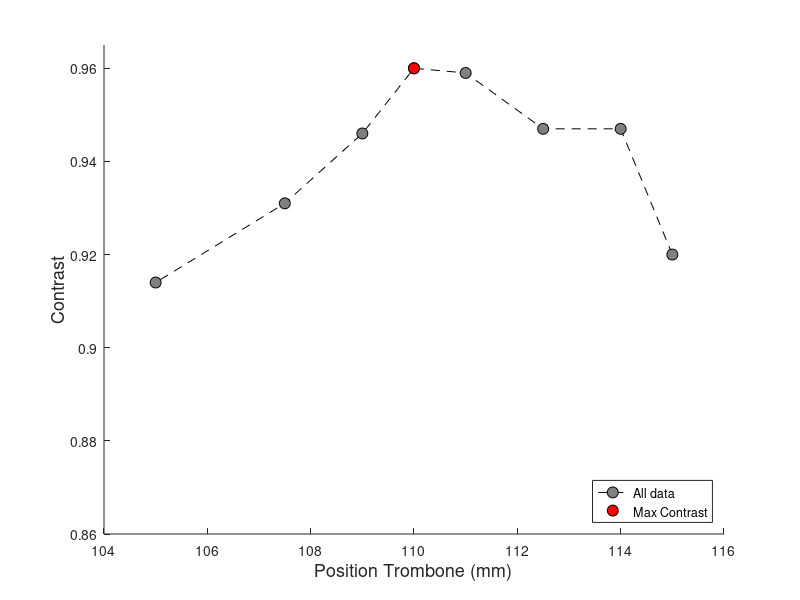

The MATLAB source for this figure: (Note: this script raises an error after producing the figure.)
% ContrastOverTrombonePositionData
%
% This is the measurement of contrast over the Tromobone position by
% controlling it by its own software. 

% History:
%    03/25/22  dhb, smo     - Measured the data and plotted the graph.
%    07/19/22  dhb, smo     - Added data using different lense diopters.
%    07/29/22  smo, rsh     - Added data using different lenese within the
%                             range of -6 to +2.

%% Measurement data.
%
% Position is in mm unit in the Trombone controlling software, and the
% contrast was measured based on the real-time camera image.
%
% Note that we are planning to calibrate for the lens diopeters from -6.0
% to +2.0 for SACC project.
whichData = 11;

switch whichData
    case 0
        lensDiopters = 0;
        positionTrombone = [2.799 2.299 1.772 1.522 1.272 1.022 0.772 0.522 0.272 0.022 -0.530 -1.449 -2.193 -2.665 ];
        contrast         = [0.931 0.946 0.954 0.954 0.954 0.954 0.955 0.954 0.954 0.954  0.954  0.954  0.947  0.939 ];
    % Following data no. 1 to 6 were collected using different lens
    % diopeters on the date of 07/19/22.
    case 1
        lensDiopters = -3;
        positionTrombone = [-15.17 -14.64 -14.06 -13.54 -12.99 -12.52 -12.05 -11.52 -11.01 -10.54 -9.99 -9.48];
        contrast         = [ 0.888  0.871  0.901  0.929  0.938  0.947  0.948  0.948  0.948  0.949 0.931 0.923];
    case 2
        lensDiopters = -4.5;
        positionTrombone = [-19.66 -19.54 -19.04 -18.04 -17.50];
        contrast         = [ 0.946  0.937  0.947  0.935  0.923];
    case 3
        lensDiopters = +2.0;
        positionTrombone = [-0.47  0.54  1.00  1.50  2.06  2.50  3.04];
        contrast         = [0.920 0.947 0.947 0.963 0.946 0.947 0.939];
    case 4
        lensDiopters = -6.0;
        positionTrombone = [-17.89 -16.80];
        contrast         = [ 0.815  0.718];
    case 5
        lensDiopters = -5.5;
        positionTrombone = [-19.79 -18.82];
        contrast         = [ 0.917  0.824];
    case 6
        lensDiopters = -5.0;
        positionTrombone = [-19.53 -18.55];
        contrast         = [ 0.930  0.911];
        
        %% From here, data was collected on the day of 07/29/22.
        %
        % Note that the position trombone here is the number on the
        % measuring tape that is attached to the Trombone. Therefore, this
        % is different range of unit from the measurements conducted
        % before. The unit for the position is still mm though.
        
    case 11
        lensDiopters = -6.0;
        positionTrombone = [115 114 112.5 111 110 109 107.5 105];
        contrast         = [0.92 0.947 0.947 0.959 0.96 0.946 0.931 0.914];
    case 12
        lensDiopters = -5.0;
        positionTrombone = [124 121.5 120.5 120 119 117.5 115.5 114.5 112.5];
        contrast         = [0.92 0.96 0.96 0.959 0.959 0.958 0.958 0.928 0.898];
    case 13
        lensDiopters = -4.0;
        positionTrombone = [130.5 129.5 127.5 126 125 122.5 121];
        contrast         = [0.909 0.927 0.938 0.939 0.938 0.924 0.883];
    case 14
        lensDiopters = -3.0;
        positionTrombone = [138.5 137 136 135 134 132.5 131 129 128];
        contrast         = [0.91 0.94 0.941 0.949 0.95 0.95 0.9 0.901 0.856];
    case 15
        lensDiopters = -2.0;
        positionTrombone = [146 145 144 143 141 140 139 138 135.5];
        contrast         = [0.88 0.931 0.94 0.95 0.951 0.959 0.949 0.939 0.855];
    case 16
        lensDiopters = -1.0;
        positionTrombone = [152.5 151.5 150.5 149.5 148.5 147 145.5 144 143];
        contrast         = [0.893 0.929 0.946 0.946 0.947 0.955 0.955 0.946 0.927];
    case 1718
        lensDiopters = +1.0;
        positionTrombone = [165 164 162.5 161.5 160.5 160 159 157.5 156 155];
        contrast         = [0.901 0.942 0.95 0.959 0.959 0.959 0.958 0.95 0.941 0.872];
    case 18
        lensDiopters = +2.0;
        positionTrombone = [170.5 169.5 168.5 168 166 165 164 162 161 159.5];
        contrast         = [0.908 0.938 0.953 0.953 0.961 0.961 0.953 0.937 0.896 0.8];
    otherwise
end
        
contrastMax = max(contrast);
positionContrastMax = positionTrombone(find(contrast(:) == contrastMax));

%% Plot it.
figure; clf; hold on;
plot(positionTrombone, contrast, 'ko--', 'MarkerFaceColor', [0.5 0.5 0.5], 'MarkerEdgeColor', zeros(1,3), 'MarkerSize', 8);
plot(positionContrastMax, contrastMax, 'o', 'MarkerFaceColor', [1 0 0], 'MarkerEdgeColor', zeros(1,3), 'MarkerSize', 8);
xlabel('Position Trombone (mm)','FontSize',13);
ylabel('Contrast','FontSize',13);
ylim([0.86 0.965]);
legend('All data','Max Contrast','location','southeast');
title(append('Lens diopters: ',num2str(lensDiopters),' / Max contrast = ',num2str(contrastMax)));
